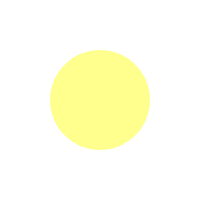
Frame 1 (no input)
Frame 60 (no input): identical to frame 1, image omitted
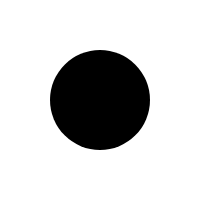
Frame 120 (the mouse pressed at the canvas centre since frame 60)

The p5.js sketch that drew these frames (run headless with seeded random() and noise() and a simulated clock; from frame 60 on, the mouse is pressed at the canvas centre):

// p5.js sketch
// ── sketch.js
/*
 * Basic  Drawing Function
 * Yuli Cai / caiyuli.com
 */

// Example: function with return
// 示例:返回数值的函数
// 自己写 p5的dist() 函数

function setup() {
  createCanvas(200, 200);
  noStroke();
}

function draw() {
  background(255);
  let d = distance(width / 2, height / 2, mouseX, mouseY);
  fill(d * 3, d * 2, d);
  ellipseMode(CENTER);
  ellipse(width / 2, height / 2, 100, 100);
}

function distance(x1, y1, x2, y2) {
  let dx = x1 - x2;
  let dy = y1 - y2;
  let d = sqrt(dx * dx + dy * dy); //数学运算，平方根，两点之间的距离
  return d;
}
